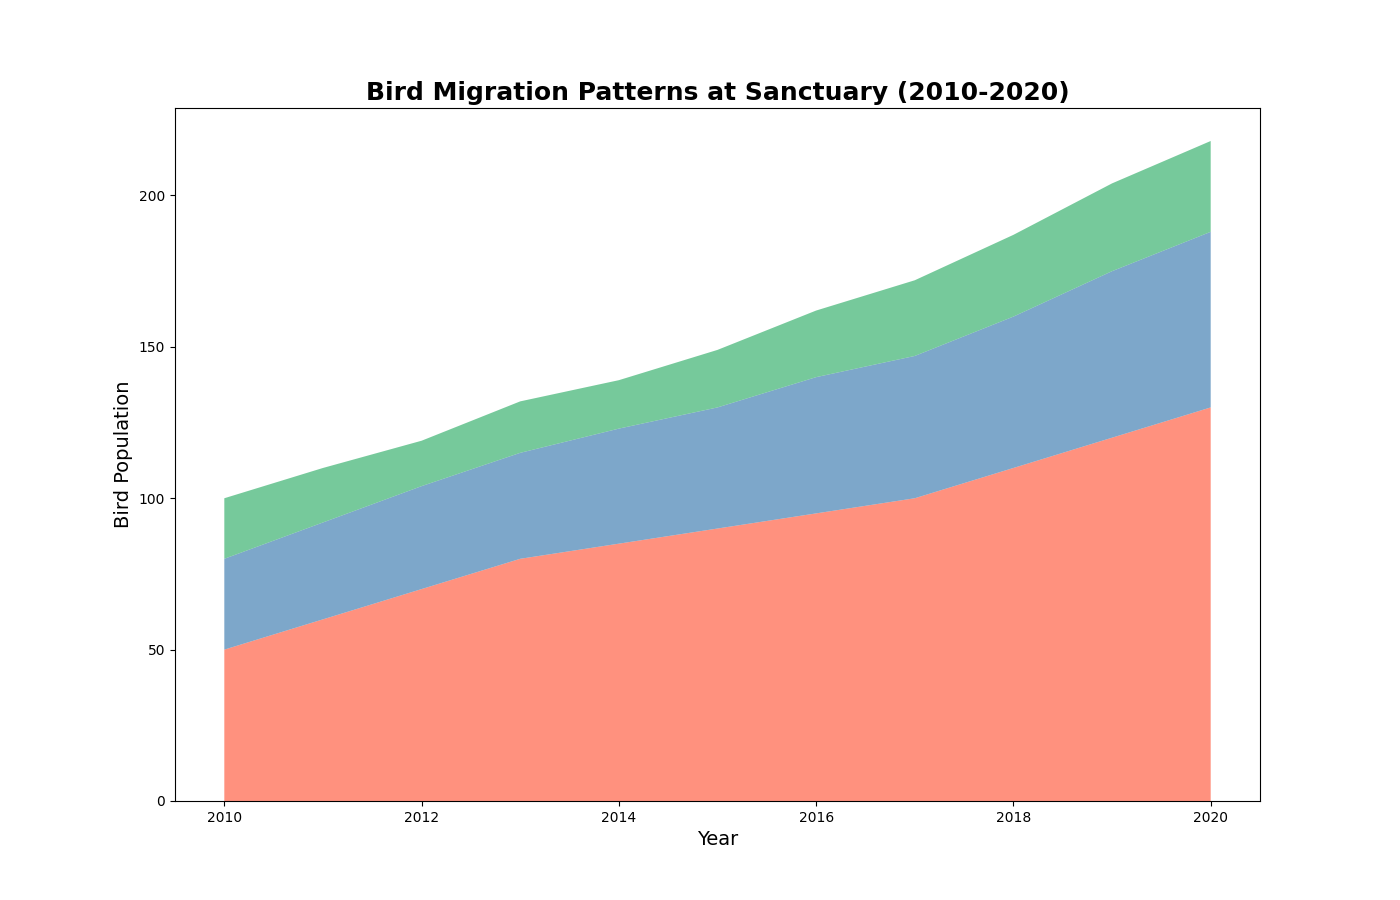

This figure's Python source:
import matplotlib.pyplot as plt
import numpy as np

years = np.arange(2010, 2021)
species_a = [50, 60, 70, 80, 85, 90, 95, 100, 110, 120, 130]
species_b = [30, 32, 34, 35, 38, 40, 45, 47, 50, 55, 58]
species_c = [20, 18, 15, 17, 16, 19, 22, 25, 27, 29, 30]

data = np.array([species_a, species_b, species_c])
new_colors = ['#ff6347', '#4682b4', '#3cb371']

fig, ax = plt.subplots(figsize=(14, 9))
ax.stackplot(years, data, colors=new_colors, alpha=0.7)

ax.set_title('Bird Migration Patterns at Sanctuary (2010-2020)', fontsize=18, fontweight='bold', loc='center')
ax.set_xlabel('Year', fontsize=14)
ax.set_ylabel('Bird Population', fontsize=14)

plt.show()
